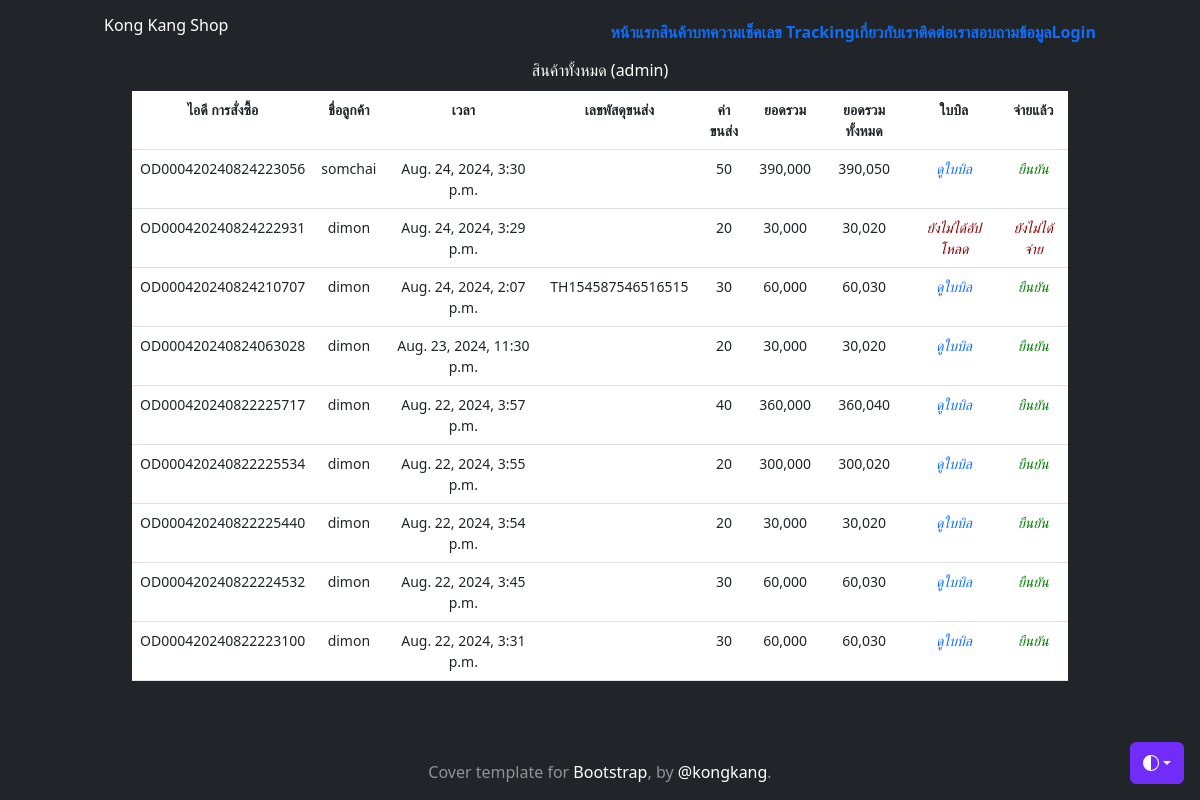
Page /customer-all-order on the committed database.
### myapp/models.py (models this page shows, shortened)
class CartOrder(models.Model):
    order_id = models.CharField(max_length=100)
    user = models.ForeignKey(User, on_delete=models.CASCADE)
    first_name = models.CharField(max_length=100, null=True, blank=True)
    last_name = models.CharField(max_length=100, null=True, blank=True)
    tel = models.CharField(max_length=14, null=True, blank=True)
    email = models.CharField(max_length=50, null=True, blank=True)
    address = models.TextField()
    express = models.CharField(max_length=100)
    payment = models.CharField(max_length=100)
    other = models.TextField(null=True, blank=True)
    stamp = models.DateTimeField(auto_now_add=True, null=True, blank=True)
    paid = models.BooleanField(default=False)
    confirmed = models.BooleanField(default=False)
    slip = models.ImageField(upload_to="cart-slip/", null=True, blank=True)
    slip_time = models.DateField(null=True, blank=True)
    bank_account = models.CharField(
        max_length=100,
        choices=[('kbank', 'kbank'),
                 ('scb', 'scb'),
                 ('tmb', 'tmb'),
                 ('bbl', 'bbl'),
                 ('kbank', 'kbank'),
                 ('อื่น ๆ', 'อื่น ๆ'),
                 ],
         default='kbank'
        )
    payment_id = models.CharField(max_length=100, null=True, blank=True)
    tracking_number = models.CharField(max_length=100, null=True, blank=True)
    total_price = models.IntegerField(null=True, blank=True)
    shipping_cost = models.IntegerField(null=True, blank=True)

### myapp/views.py (the view)
# urls.py: path("customer-all-order", CustomerAllOrder , name="customer-all-order"),
def CustomerAllOrder(req):
    context = {}
    cart_order = CartOrder.objects.all().order_by("-id") # reverse order by plus "-"
    for co in cart_order:
        order_id = co.order_id
        order_product = OrderProduct.objects.filter(order_id=order_id)
        total = sum([o.total_price for o in order_product])
        co.total_price = total
        count = sum([o.quantity for o in order_product])
        if co.express == 'flash':
            shipping_cost = sum([20 if i == 0 else 10 for i in range(count)])
        elif co.express == 'kerry':
            shipping_cost = sum([20 if i == 0 else 8 for i in range(count)])
        elif co == 'jst':
            shipping_cost = sum([20 if i == 0 else 9 for i in range(count)])
        elif co.express == 'thailandpost':
            shipping_cost = sum([20 if i == 0 else 12 for i in range(count)])
        else:
            shipping_cost = sum([20 if i == 0 else 11 for i in range(count)])
        if co.express == "cod":
            shipping_cost += 10
        co.shipping_cost = shipping_cost
    context["cart_order"] = cart_order
    return render(req, "myapp/customer-all-order.html", context)

### myapp/templates/myapp/customer-all-order.html
{% extends 'myapp/base.html' %} {% load static %} {% load humanize %}
{% block title %} My Cart {% endblock title %} {% block content %}
<div class="container">
  <div class="text-color-black">
    <div class="text-color-black">
      <h3>สินค้าทั้งหมด (admin)</h3>
    </div>
    <div style="padding: 5px"></div>
    <table class="table">
      <tr style="font-size: 14px">
        <th>ไอดี การสั่งซื้อ</th>
        <th>ชื่อลูกค้า</th>
        <th>เวลา</th>
        <th>เลขพัสดุขนส่ง</th>
        <th>ค่าขนส่ง</th>
        <th>ยอดรวม</th>
        <th>ยอดรวมทั้งหมด</th>
        <th>ใบบิล</th>
        <th>จ่ายแล้ว</th>
      </tr>
      {% for co in cart_order %}
      <tr style="font-size: 14px">
        <td><a href="{% url 'cart-order-update-tracking' co.order_id %}" style="font-size: 14px">{{ co.order_id }}</a></td>
        <td>{{ co.first_name }}</td>
        <td>{{ co.stamp }}</td>
        <td>
          {% if co.tracking_number != None %}
            {{ co.tracking_number }}
          {% endif%}
        </td>
        <td>{{ co.shipping_cost | intcomma }}</td>
        <td>{{ co.total_price | intcomma }}</td>
        <td>{{ co.total_price |add:co.shipping_cost | intcomma }}</td>
        <td>
          {% if co.slip %}
          <a href="{{ co.slip.url }}">
            <i
              class="fa fa-address-card-o"
              style="font-size: 14px; color: #0d6efd"
            >
              ดูใบบิล
            </i>
          </a>
          {% else %}
          <i class="fa fa-close" style="font-size: 14px; color: darkred">
            ยังไม่ได้อัปโหลด
          </i>
          {% endif %}
        </td>
        <td>
          {% if co.paid and co.slip %}
          <a href="{% url 'update-status' co.order_id 'cancel' %}"
            ><i
              class="fa fa-check-square-o"
              style="font-size: 14px; color: #2a8df4"
              >จ่ายแล้ว</i
            ></a
          >
          {% elif co.paid == False and not co.slip %}
          <i class="fa fa-close" style="font-size: 14px; color: darkred"
            >ยังไม่ได้จ่าย</i
          >
          {% else %}
          <a href="{% url 'update-status' co.order_id 'confirmed' %}"
            ><i class="fa fa-check" style="font-size: 14px; color: green"
              >ยืนยัน</i
            ></a
          >
          {% endif %}
        </td>
      </tr>
      {% endfor %}
    </table>
  </div>
  <div style="padding: 5px"></div>
  <div style="padding: 20px"></div>
</div>
{% endblock content %}

### rows in the picture
CartOrder: order_id "OD000420240824223056", first_name "somchai", stamp "Aug. 24, 2024, 3:30 p.m.", shipping_cost "50", total_price "390,000", total_price|add "390,050", paid "ยืนยัน"
CartOrder: order_id "OD000420240824222931", first_name "dimon", stamp "Aug. 24, 2024, 3:29 p.m.", shipping_cost "20", total_price "30,000", total_price|add "30,020", slip "ยังไม่ได้อัปโหลด", paid "ยังไม่ได้จ่าย"
CartOrder: order_id "OD000420240824210707", first_name "dimon", stamp "Aug. 24, 2024, 2:07 p.m.", tracking_number "TH154587546516515", shipping_cost "30", total_price "60,000", total_price|add "60,030", paid "ยืนยัน"
CartOrder: order_id "OD000420240824063028", first_name "dimon", stamp "Aug. 23, 2024, 11:30 p.m.", shipping_cost "20", total_price "30,000", total_price|add "30,020", paid "ยืนยัน"
CartOrder: order_id "OD000420240822225717", first_name "dimon", stamp "Aug. 22, 2024, 3:57 p.m.", shipping_cost "40", total_price "360,000", total_price|add "360,040", paid "ยืนยัน"
CartOrder: order_id "OD000420240822225534", first_name "dimon", stamp "Aug. 22, 2024, 3:55 p.m.", shipping_cost "20", total_price "300,000", total_price|add "300,020", paid "ยืนยัน"
CartOrder: order_id "OD000420240822225440", first_name "dimon", stamp "Aug. 22, 2024, 3:54 p.m.", shipping_cost "20", total_price "30,000", total_price|add "30,020", paid "ยืนยัน"
CartOrder: order_id "OD000420240822224532", first_name "dimon", stamp "Aug. 22, 2024, 3:45 p.m.", shipping_cost "30", total_price "60,000", total_price|add "60,030", paid "ยืนยัน"
CartOrder: order_id "OD000420240822223100", first_name "dimon", stamp "Aug. 22, 2024, 3:31 p.m.", shipping_cost "30", total_price "60,000", total_price|add "60,030", paid "ยืนยัน"
